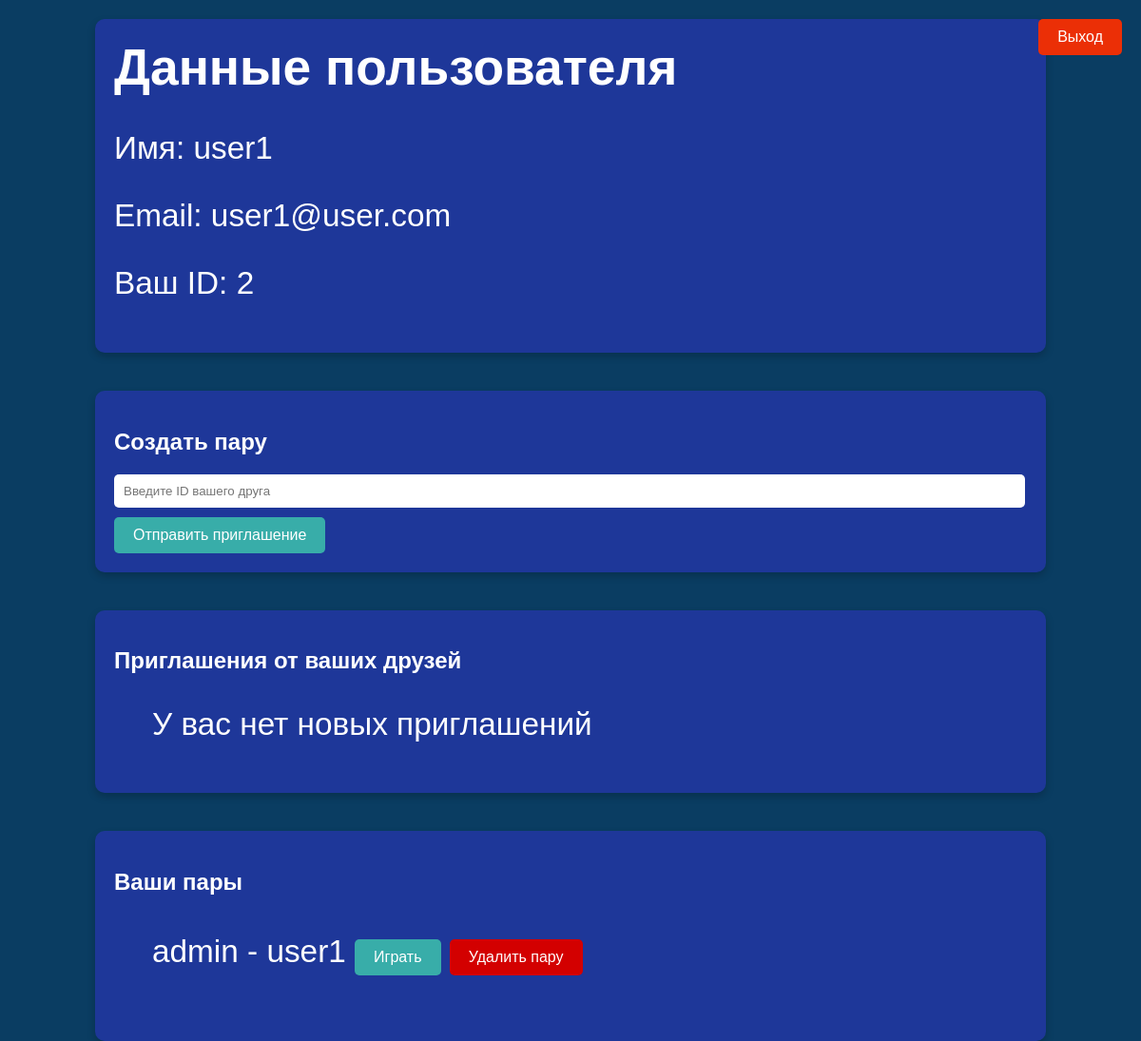
The app's page /profile (signed in), older data.
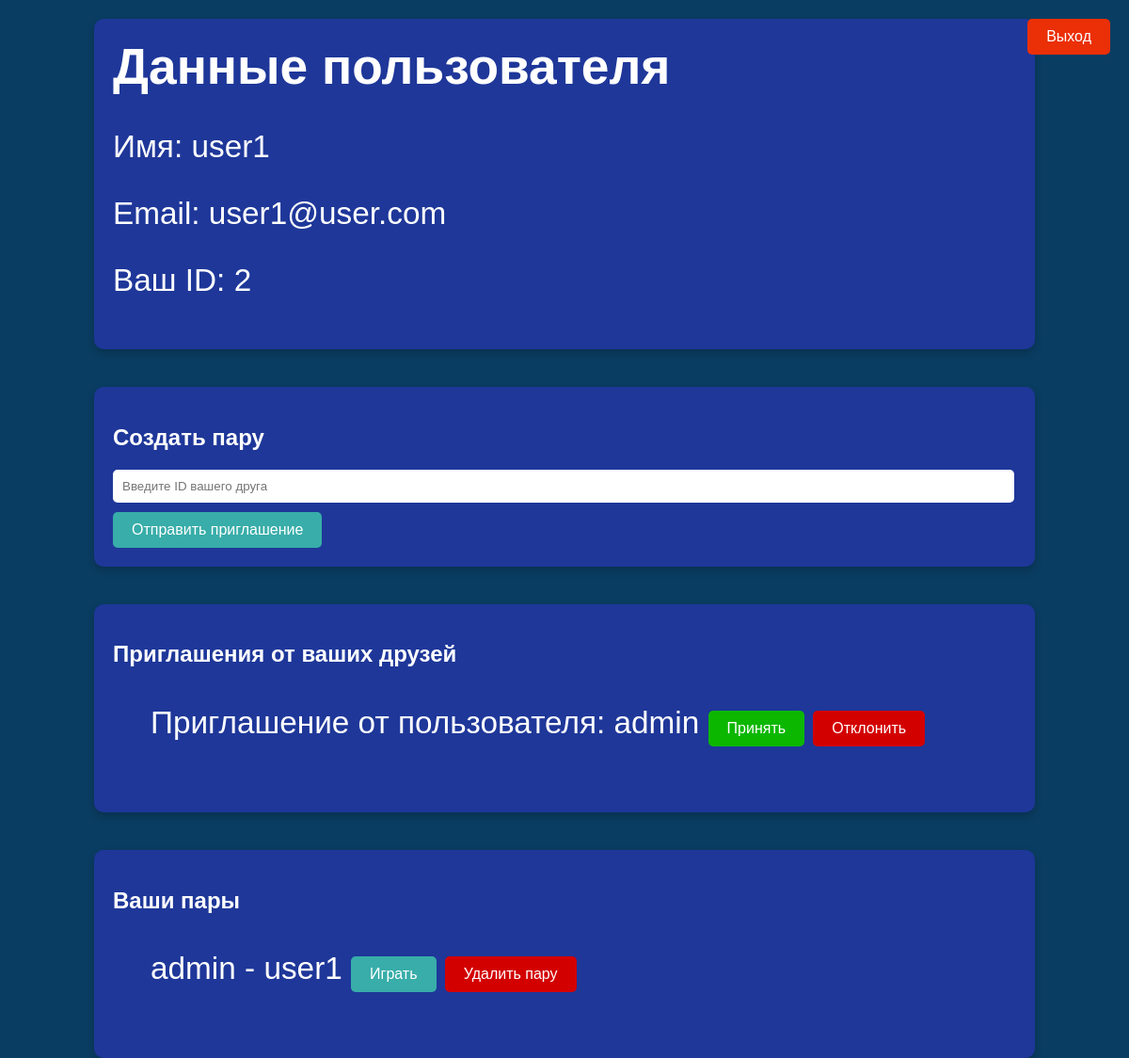
The same page, newer data.
### tables this page shows
CREATE TABLE users (
    id integer PRIMARY KEY AUTOINCREMENT,
    name text NOT NULL,
    email text NOT NULL,
    password text NOT NULL,
    is_admin integer DEFAULT 0,
    time integer NOT NULL
);

CREATE TABLE couples (
    id integer PRIMARY KEY AUTOINCREMENT,
    user1 text NOT NULL,
    user2 text NOT NULL,
    name1 text NOT NULL,
    name2 text NOT NULL,
    task_to1 text NOT NULL,
    task_to2 text NOT NULL,
    time integer NOT NULL
);

CREATE TABLE requests (
    id integer PRIMARY KEY AUTOINCREMENT,
    user_id text NOT NULL,
    friend_id text NOT NULL,
    user_name text NOT NULL,
    time integer NOT NULL
);

### app.py (the view, shortened to what this page needs)
@app.route('/profile', methods=['POST', 'GET'])
@login_required
def profile():
    user_id = current_user.get_id()
    user_name = dbase.getUser(user_id)[1]
    email = dbase.getUser(user_id)[2]
    requests = dbase.getRequest(user_id)
    couples = dbase.getCouple(user_id)
    return render_template('profile.html', username=user_name, email=email, user_id=user_id, requests=requests, couples=couples)

### DataBase.py (called while the page is built)
    def getUser(self, user_id):
        try:
            self.__cur.execute(f'SELECT * FROM users WHERE id = {user_id} LIMIT 1')
            res = self.__cur.fetchone()
            if not res:
                print('Пользователь не найден getUser')
                return False
            return res
        except sqlite3.Error as e:
            print('Ошибка во входе пользователя getUser'+str(e))
        return False

    def getRequest(self, user_id):
        try:
            self.__cur.execute(f'SELECT * FROM requests WHERE friend_id = "{user_id}"')
            res = self.__cur.fetchall()
            if not res:
                print('Запрос не найден getRequest')
                return False
            return res
        except sqlite3.Error as e:
            print('Ошибка в получении запроса getRequest'+str(e))
        return False

    def getCouple(self, user_id):
        try:
            self.__cur.execute(f'SELECT * FROM couples WHERE user1 LIKE "{user_id}" OR user2 LIKE "{user_id}"')
            res = self.__cur.fetchall()
            if not res:
                print('Пары с таким user_id не существует getCouple')
                return False
            return res
        except sqlite3.Error as e:
            print('Ошибка в getCouple'+str(e))

### UserLogin.py (called while the page is built)
    def fromDB(self, user_id, db):
        self.__user = db.getUser(user_id)
        return self

    def get_id(self):
        return str(self.__user['id'])

### app.py (called while the page is built)
@login_manager.user_loader
def load_user(user_id):
    print('load_user')
    return UserLogin().fromDB(user_id, dbase)

def connect_db():
    conn = sqlite3.connect(app.config['DATABASE'])
    conn.row_factory = sqlite3.Row
    return conn

def get_db():
    if not hasattr(g, 'link_db'):
        g.link_db = connect_db()
    return g.link_db

@app.before_request
def before_request():
    global dbase
    db = get_db()
    dbase = DataBase(db)

### templates/profile.html (shortened to what this page needs)
<!DOCTYPE html>
<html lang="ru">
<head>
    <link type='text/css' href="{{ url_for('static', filename='css/styles.css')}}" rel="stylesheet" />
</head>
<body>
    <div class="profile-info">
        <h1 style="font-size: 40pt;">Данные пользователя</h1>
        <p>Имя: {{ username }}</p>
        <p>Email: {{ email }}</p>
        <p>Ваш ID: {{ user_id }}</p>
    </div>
    <div class="invite-form">
        <h2>Создать пару</h2>
        <form action="#" method='post'>
            <input type="text" name='friend_id' placeholder="Введите ID вашего друга" required>
            <button type="submit" name="create_request">Отправить приглашение</button>
        </form>
    </div>
    <div class="invitations">
        <h2>Приглашения от ваших друзей</h2>
        <ul>
            {% if requests == False %}
            <p> У вас нет новых приглашений </p>
            {% else %}
            {% for request in requests %}
            <form method="post" style="display: grid;">
                <p>
                    Приглашение от пользователя: {{ request[3] }}
                    <button type="submit" class="button-access" name="request_interract" value="accept_{{ request[0] }}">Принять</button>
                    <button type="submit" class="button-cancle" name="request_interract" value="decline_{{ request[0] }}">Отклонить</button>
                </p>
            </form>
            {% endfor %}
            {% endif %}
        </ul>
    </div>
    <div class="invitations">
        <h2>Ваши пары</h2>
        <ul>
            {% if couples == False %}
            <p> У вас нет пары </p>
            {% else %}
            {% for couple in couples %}
            <form method="post" style="display: grid;">
                <p>
                    {{ couple[3] }} - {{ couple[4] }}
                    <button type="submit" name="couple_interract" value="play_{{ couple[0] }}">Играть</button>
                    <button type="submit" class="button-cancle" name="couple_interract" value="delete_{{ couple[0] }}">Удалить пару</button>
                </p>
            </form>
            {% endfor %}
            {% endif %}
        </ul>
    </div>
    <a href="{{ url_for('logout') }}" class="logout-button">Выход</a>
</body>
</html>

### static/css/styles.css (style rules this page uses)
body { background-color: #0a3d62; color: #ffffff; display: flex; flex-direction: column; align-items: center; margin: 0; font-family: Arial, sans-serif; height: 100vh; }
h1 { font-size: 50pt; margin-top: 0; }
p { font-size: 25pt; }
input { width: 100%; padding: 8px; margin-bottom: 10px; border-radius: 5px; border: none; }
button { background-color: #38ada9; color: #ffffff; border: none; padding: 10px 20px; border-radius: 5px; cursor: pointer; font-size: 16px; }
.button-access { background-color: #0cb700; color: #ffffff; border: none; padding: 10px 20px; border-radius: 5px; cursor: pointer; font-size: 16px; }
.button-cancle { background-color: #d30000; color: #ffffff; border: none; padding: 10px 20px; border-radius: 5px; cursor: pointer; font-size: 16px; }
a { color: #38ada9; text-decoration: none; }
form { display: flex; flex-direction: column; align-items: center; }
form p { margin-top: 20px; }
.profile-info, .invite-form, .invitations, .couples { background-color: #1e3799; padding: 20px; border-radius: 10px; margin: 20px; width: 80%; box-shadow: 0 4px 8px rgba(0, 0, 0, 0.2); }
.profile-info { text-align: left; }
.invite-form form { display: flex; flex-direction: column; align-items: flex-start; }
.invite-form input { width: calc(100% - 22px); padding: 10px; margin-bottom: 10px; border-radius: 5px; border: none; }
.logout-button { position: absolute; top: 20px; right: 20px; background-color: #eb2f06; color: #ffffff; padding: 10px 20px; border-radius: 5px; text-decoration: none; font-size: 16px; }
.profile-info, .invite-form, .invitations { background-color: #1e3799; padding: 20px; border-radius: 10px; margin: 20px; width: 80%; box-shadow: 0 4px 8px rgba(0, 0, 0, 0.2); }

Row changes from the older to the newer data that the page shows:
added requests: user_name "admin"
Text that changed along with them:
text no longer shown: "У вас нет новых приглашений"
